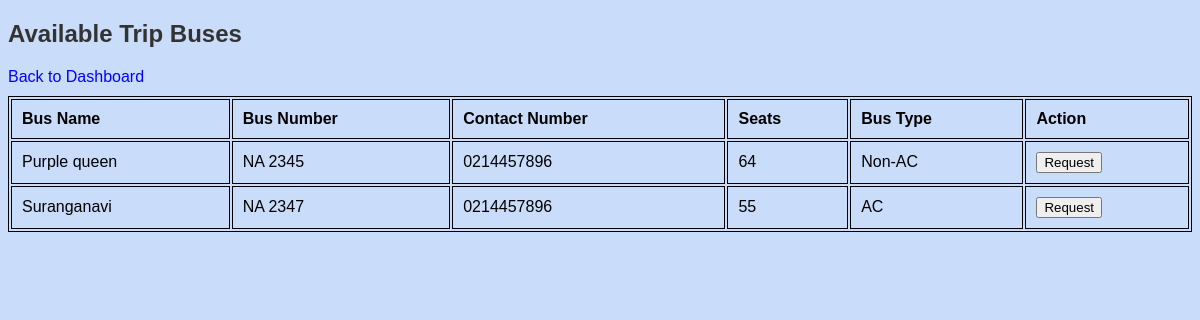
/user/trip_buses.php (signed in), run on the app's committed database.
### tables this page shows
CREATE TABLE `trip_buses` (
  `id` int(11) NOT NULL,
  `admin_id` int(11) NOT NULL,
  `bus_name` varchar(255) NOT NULL,
  `bus_number` varchar(50) NOT NULL,
  `contact_number` varchar(20) NOT NULL,
  `seats` int(11) NOT NULL,
  `bus_type` enum('AC','Non-AC') NOT NULL
);

### user/trip_buses.php (the view, shortened to what this page needs)
<?php
include("../includes/db.php");
$sql = "SELECT * FROM trip_buses";
$result = $conn->query($sql);
?>
<!DOCTYPE html>
<html>
<head>
    <link rel="stylesheet" href="../assets/css/style.css">
</head>
<body>
    <h2>Available Trip Buses</h2>
    <a href="dashboard.php">Back to Dashboard</a>
    <table border="1">
        <tr>
            <th>Bus Name</th>
            <th>Bus Number</th>
            <th>Contact Number</th>
            <th>Seats</th>
            <th>Bus Type</th>
            <th>Action</th>
        </tr>
        <?php while ($bus = $result->fetch_assoc()) { ?>
            <tr>
                <td><?php echo htmlspecialchars($bus['bus_name']); ?></td>
                <td><?php echo htmlspecialchars($bus['bus_number']); ?></td>
                <td><?php echo htmlspecialchars($bus['contact_number']); ?></td>
                <td><?php echo htmlspecialchars($bus['seats']); ?></td>
                <td><?php echo htmlspecialchars($bus['bus_type']); ?></td>
                <td>
                    <button onclick="openPopup(<?php echo $bus['id']; ?>)">Request</button>
                </td>
            </tr>
        <?php } ?>
    </table>
</body>
</html>

### assets/css/style.css (style rules this page uses)
body { font-family: Arial, sans-serif; background-color: #c9dcfa; }
h1, h2, h3 { color: #333; }
table { width: 100%; margin: 10px 0; }
table, th, td { border: 1px solid #000000; }
th, td { padding: 10px; text-align: left; }
a { color: blue; text-decoration: none; }

### data on the page
trip_buses: bus_name "Purple queen", bus_number "NA 2345", contact_number "0214457896", seats "64", bus_type "Non-AC"
trip_buses: bus_name "Suranganavi", bus_number "NA 2347", contact_number "0214457896", seats "55", bus_type "AC"
